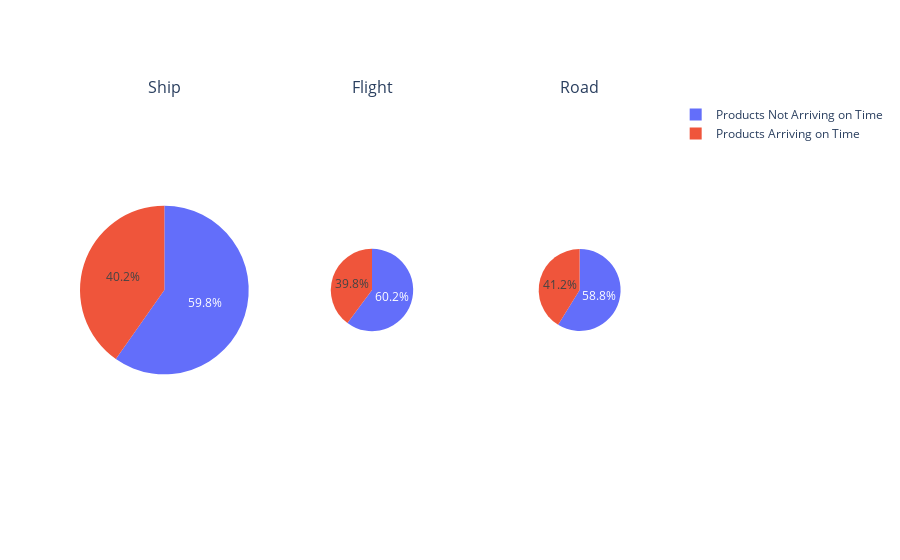

Notebook cell for this chart:
### Code cell
fig = make_subplots(1,3, specs=[[{'type':'domain'}, {'type':'domain'},{'type':'domain'}]],
                    subplot_titles=['Ship', 'Flight',"Road"])
fig.add_trace(go.Pie(labels=features, values=[3003 , 4459], scalegroup='one',
                     name="Ship"), 1, 1)
fig.add_trace(go.Pie(labels=features, values=[708 , 1069], scalegroup='one',
                     name="Flight"), 1, 2)
fig.add_trace(go.Pie(labels=features, values=[725 , 1035], scalegroup='one',
                     name="Road"), 1, 3)
#fig.update_layout(title_text='Which Mode of Shipment is Faster Than Others?')fig.show()

### Figure 1 — Plotly figure (JSON) as saved in the notebook; plotly's stock layout.template omitted (floating-point values rounded to 4 significant figures)
{"data": [{"domain": {"x": [0, 0.2889], "y": [0, 1]}, "labels": ["Products Arriving on Time", "Products Not Arriving on Time"], "name": "Ship", "scalegroup": "one", "type": "pie", "values": [3003, 4459]}, {"domain": {"x": [0.3556, 0.6444], "y": [0, 1]}, "labels": ["Products Arriving on Time", "Products Not Arriving on Time"], "name": "Flight", "scalegroup": "one", "type": "pie", "values": [708, 1069]}, {"domain": {"x": [0.7111, 1], "y": [0, 1]}, "labels": ["Products Arriving on Time", "Products Not Arriving on Time"], "name": "Road", "scalegroup": "one", "type": "pie", "values": [725, 1035]}], "layout": {"annotations": [{"font": {"size": 16}, "showarrow": false, "text": "Ship", "x": 0.1444, "xanchor": "center", "xref": "paper", "y": 1, "yanchor": "bottom", "yref": "paper"}, {"font": {"size": 16}, "showarrow": false, "text": "Flight", "x": 0.5, "xanchor": "center", "xref": "paper", "y": 1, "yanchor": "bottom", "yref": "paper"}, {"font": {"size": 16}, "showarrow": false, "text": "Road", "x": 0.8556, "xanchor": "center", "xref": "paper", "y": 1, "yanchor": "bottom", "yref": "paper"}]}}
